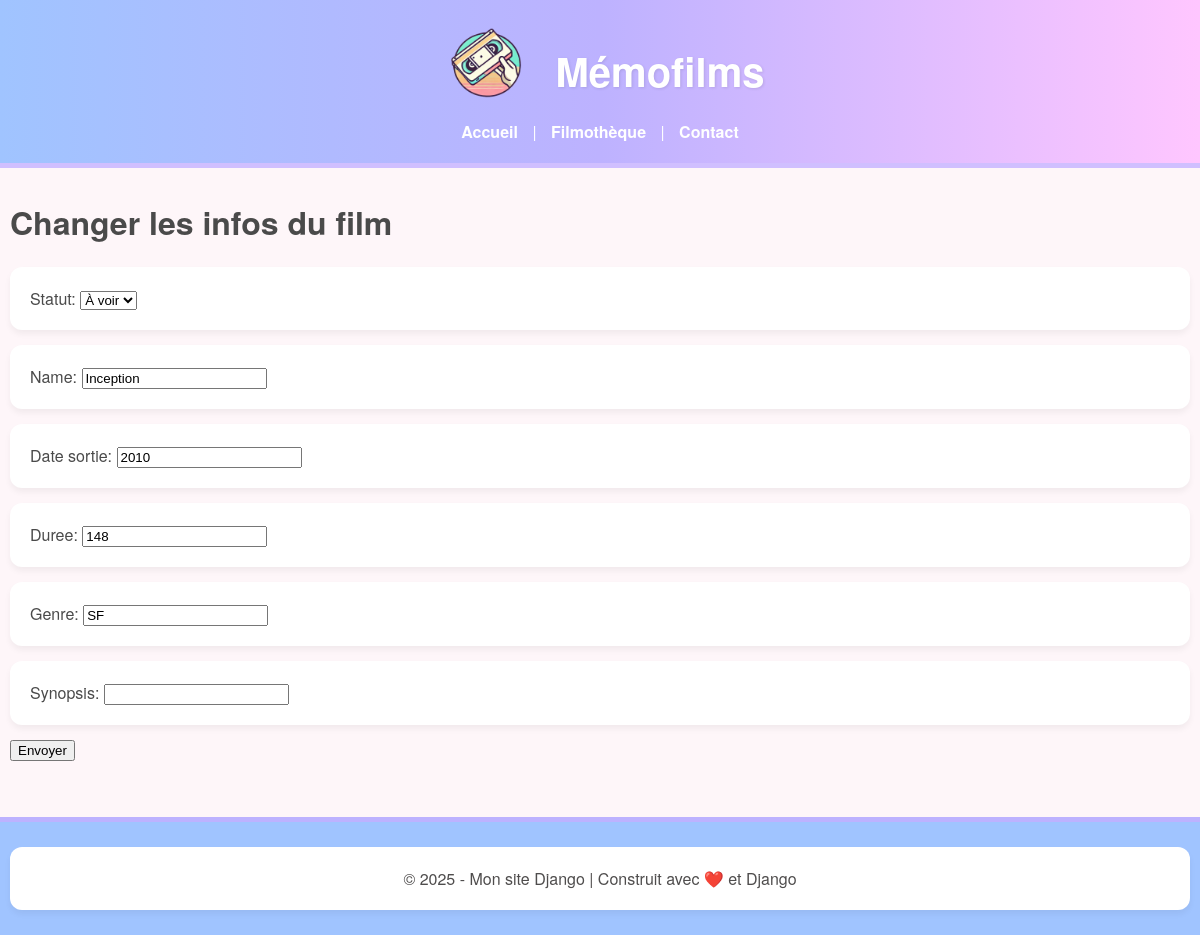
Screenshot of /modifier-film/4/ with the database file from the repository.
### listings/models.py (models this page shows, shortened)
class Film(models.Model): # .Model => classe de base des modèles
    STATUT_CHOICES = [
        ('VU', 'Vu'),
        ('AVOIR', 'À voir'),
    ]
    statut = models.CharField(
        max_length=6,
        choices=STATUT_CHOICES,
        default='AVOIR'
    )
    name = models.CharField(max_length=100)
    date_sortie = models.IntegerField(
        null=True,
        blank=True,
        validators=[
            MinValueValidator(1800),
            MaxValueValidator(current_year + 1)
            ]
    )
    duree = models.IntegerField(null=True, blank=True)
    genre = models.CharField(max_length=20)
    synopsis = models.URLField(null=True, blank=True)
    class Meta:
        unique_together = ('name', 'date_sortie')  # pour éviter les doublons exacts

### listings/views.py (the view)
# urls.py: path('modifier-film/<int:film_id>/', views.modifier_film, name='modifier_film'),
def modifier_film(request, film_id):
    film = Film.objects.get(id=film_id)
    if request.method == 'POST':
        form = FilmForm(request.POST, instance=film) # préremplir le form avec le groupe existant
        if form.is_valid():
            form.save() # màj dans la BDD
            return redirect('filmotheque')
    else:
        form = FilmForm(instance=film)
    return render(request,
                  'listings/modifier_film.html',
                  {'form': form})

### listings/forms.py
class FilmForm(forms.ModelForm):
   class Meta:
     model = Film
     fields = '__all__'

### listings/templates/listings/modifier_film.html (shortened to what this page needs)
{% extends 'listings/base.html' %}
{% block content %}
<h1>Changer les infos du film</h1>
<form action="" method="post">
  {{ form.as_p }}
  <input type="submit" value="Envoyer">
</form>
{% endblock %}

### listings/static/listings/styles.css (style rules this page uses)
body { font-family: 'Helvetica Neue', Arial, sans-serif; margin: 0; padding: 0; background-color: #fef6f9; color: #4a4a4a; }
p { background-color: white; margin: 15px 0; padding: 20px; border-radius: 12px; box-shadow: 0 4px 6px rgba(0,0,0,0.05); transition: transform 0.2s ease; }

### rows the page displays
Film: statut "À voir", name "Inception", date_sortie "2010", duree "148", genre "SF"
